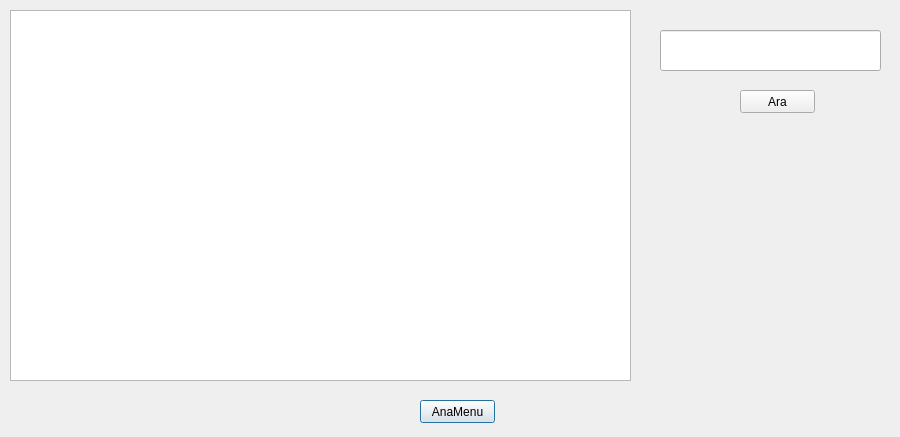
<?xml version="1.0" encoding="UTF-8"?>
<ui version="4.0">
 <class>aksesuarSatisTable</class>
 <widget class="QDialog" name="aksesuarSatisTable">
  <property name="geometry">
   <rect>
    <x>0</x>
    <y>0</y>
    <width>900</width>
    <height>437</height>
   </rect>
  </property>
  <property name="windowTitle">
   <string>Aksesuar Satış Tablosu</string>
  </property>
  <widget class="QTableWidget" name="tbl_AksesuarSatis">
   <property name="geometry">
    <rect>
     <x>10</x>
     <y>10</y>
     <width>621</width>
     <height>371</height>
    </rect>
   </property>
  </widget>
  <widget class="QPushButton" name="btn_anamenu">
   <property name="geometry">
    <rect>
     <x>420</x>
     <y>400</y>
     <width>75</width>
     <height>23</height>
    </rect>
   </property>
   <property name="text">
    <string>AnaMenu</string>
   </property>
  </widget>
  <widget class="QLineEdit" name="txt_ara">
   <property name="geometry">
    <rect>
     <x>660</x>
     <y>30</y>
     <width>221</width>
     <height>41</height>
    </rect>
   </property>
  </widget>
  <widget class="QPushButton" name="btn_ara">
   <property name="geometry">
    <rect>
     <x>740</x>
     <y>90</y>
     <width>75</width>
     <height>23</height>
    </rect>
   </property>
   <property name="text">
    <string>Ara</string>
   </property>
  </widget>
 </widget>
 <resources/>
 <connections/>
</ui>
